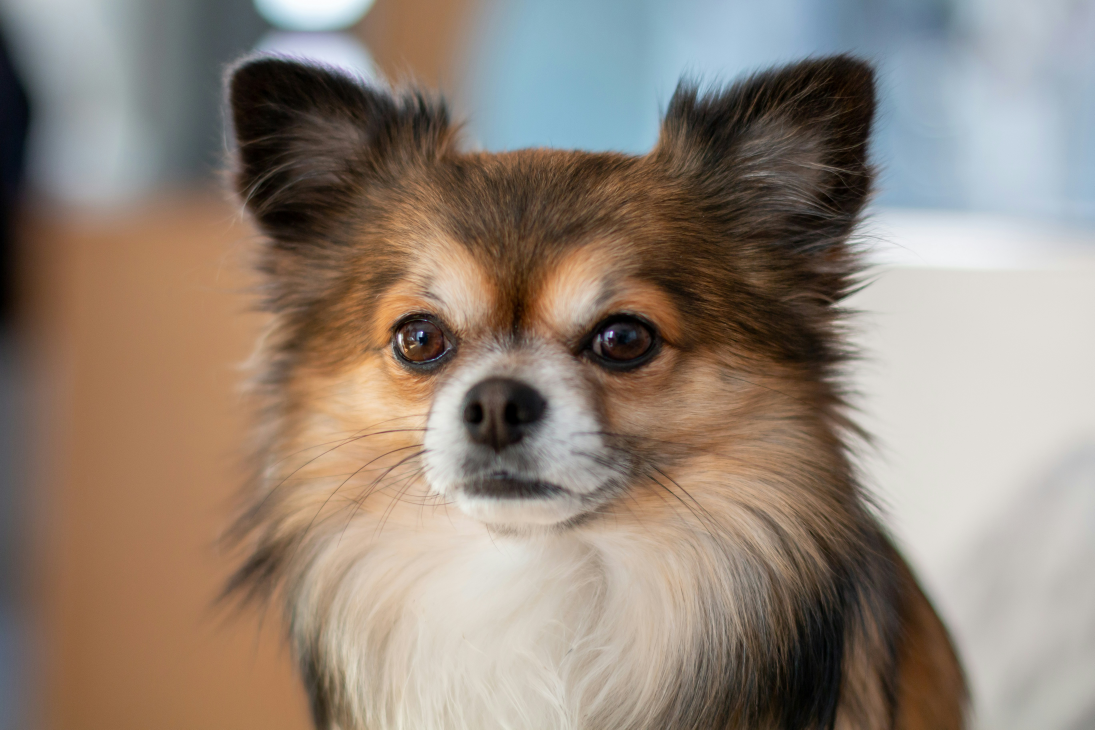
#> input picture area_detection/test2.jpg, 5472 x 3648 px, found by its file name (shown at 1/5 size)
$ python area.py
#> lines starting #> are read from the running program, lines starting #| are printed output that depends on the picture
import cv2
import numpy as np

IMG_PATH = "C:\\Users\\User\\Desktop\\William\\SAS\\ultralytics\\area_detection/test2.jpg"
img_orig = cv2.imread(IMG_PATH)
#> img_orig is the input picture: shape (3648, 5472, 3); mean B, G, R 119.7, 131.9, 145.6
if img_orig is None:
    raise FileNotFoundError(f"Couldn't read: {IMG_PATH}")

# --- scale for display (fit-to-window) ---
max_w, max_h = 1280, 800          # tweak if you want a bigger/smaller preview
H, W = img_orig.shape[:2]
#> H = 3648; W = 5472
scale = min(max_w / W, max_h / H, 1.0)  # only downscale, never upscale
#> scale = 0.219
if scale < 1.0:
    disp_size = (int(W * scale), int(H * scale))
#> disp_size = (1200, 800)
    img_disp = cv2.resize(img_orig, disp_size, interpolation=cv2.INTER_AREA)
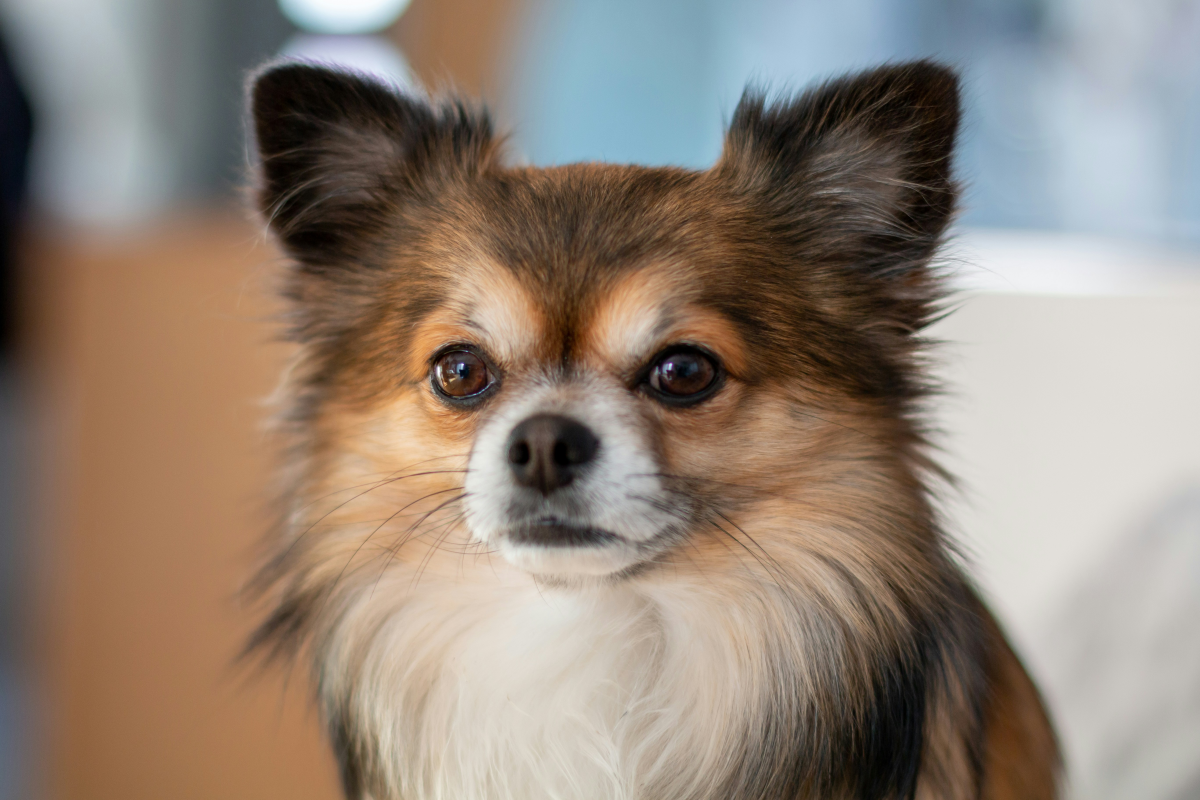
#> img_disp: shape (800, 1200, 3); mean B, G, R 119.7, 131.9, 145.6
else:
    img_disp = img_orig.copy()
disp_clone = img_disp.copy()

zones, current_zone = [], []

def redraw_display():
    """Redraw all closed zones on the display image."""
    global img_disp
    img_disp = disp_clone.copy()
    for z in zones:
        pts_disp = (np.array(z, np.float32) * scale).astype(np.int32)
        cv2.polylines(img_disp, [pts_disp], True, (255, 0, 0), max(1, int(2 * scale)))

def click_event(event, x, y, flags, param):
    global current_zone, zones, img_disp
    if event == cv2.EVENT_LBUTTONDOWN:
        # map display click -> original coords
        ox, oy = int(round(x / scale)), int(round(y / scale))
        current_zone.append((ox, oy))
        # draw a dot on the display image
        cv2.circle(img_disp, (x, y), max(3, int(5 * scale)), (0, 255, 0), -1)

    elif event == cv2.EVENT_RBUTTONDOWN:
        if len(current_zone) >= 3:
            zones.append(current_zone[:])
            current_zone.clear()
            redraw_display()

WIN = "Select Area (L-click add, R-click close, Enter finish, C clear)"
cv2.namedWindow(WIN, cv2.WINDOW_NORMAL)
cv2.setMouseCallback(WIN, click_event)

while True:
    cv2.imshow(WIN, img_disp)
    key = cv2.waitKey(1) & 0xFF
#> (key Esc is pressed here)

    if key in (13, 10):   # Enter -> finish
        break
    elif key == 27:       # Esc -> abort
        zones = []
        break
    elif key in (ord('c'), ord('C')):  # clear and continue
        zones = []
        current_zone.clear()
        img_disp = disp_clone.copy()

cv2.destroyAllWindows()

if zones:
    print("Selected zones (original image coordinates):")
    for i, zone in enumerate(zones, 1):
        print(f"Zone {i}: {zone}")
else:
    print("No zones selected.")
